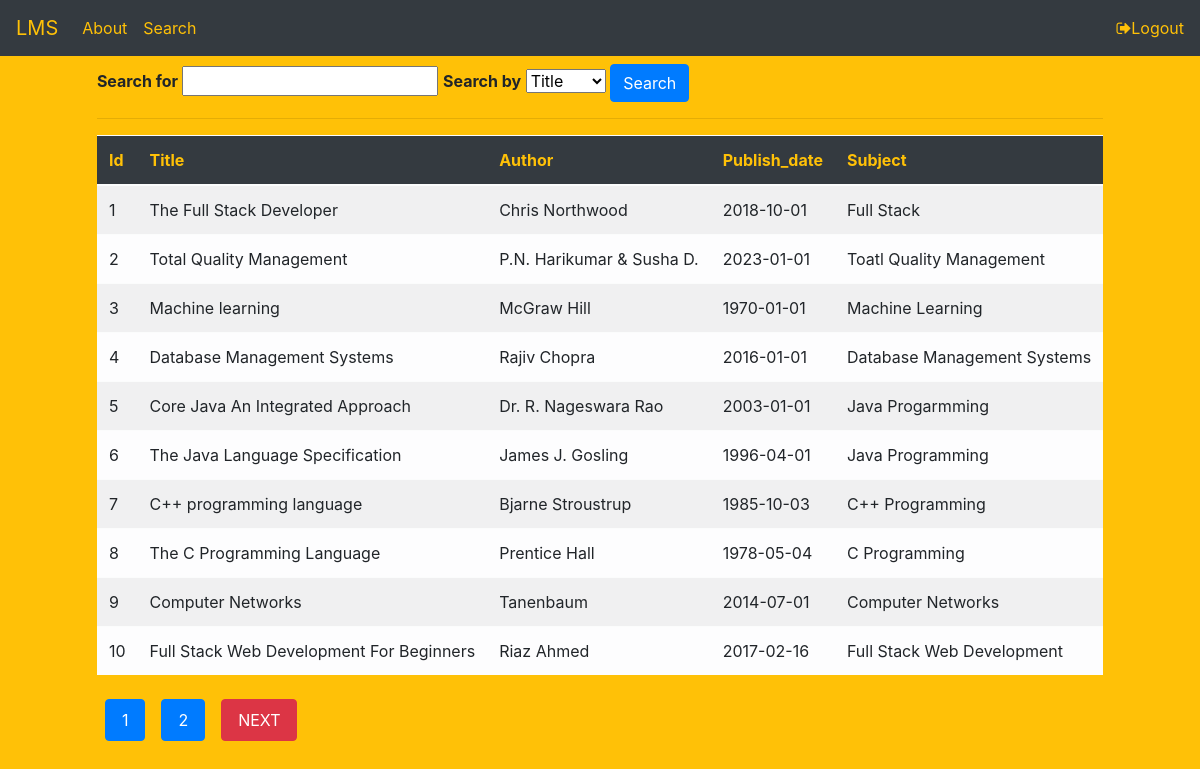
Screenshot of /search.php with the database file from the repository.
### tables this page shows
CREATE TABLE `search` (
  `id` int(11) NOT NULL,
  `title` varchar(255) NOT NULL,
  `author` varchar(255) NOT NULL,
  `publish_date` date NOT NULL,
  `subject` varchar(255) NOT NULL
);

### search.php (the view, shortened to what this page needs)
<?php
require_once('database.php');
    if(isset($_GET['page']))
    {
        $page =$_GET['page'];
    }
    else{
        $page = 1;
    }
    $num_per_page =10;
    $start_from = ($page-1)*$num_per_page;
    $query = "SELECT * FROM search LIMIT $start_from, $num_per_page";
    $result = mysqli_query($conn,$query);
?>
<!DOCTYPE html>
<html lang="en">
<head>
    <link rel="stylesheet" href="https://cdn.jsdelivr.net/npm/bootstrap@4.6.2/dist/css/bootstrap.min.css">
  <link rel="stylesheet" href="https://cdnjs.cloudflare.com/ajax/libs/font-awesome/4.7.0/css/font-awesome.min.css">
</head>
<body class="bg-warning">
<nav class="navbar navbar-expand-sm bg-dark">
  <ul class="navbar-nav">
        <div class="navbar-header">
            <a class="navbar-brand text-warning" href="#">LMS</a>
        </div>
        <li class="nav-item">
            <a class="nav-link active text-warning" href="about.php">About</a>
        </li>
        <li class="nav-item">
            <a class="nav-link text-warning" href="search.php">Search</a>
        </li>
    </ul>
    <ul class="navbar-nav ml-auto">
        <a href="logout.php" class="text-warning"><i class="fa fa-sign-out text-warning"></i>Logout</a>
    </ul>
</nav>
<div class="container justify-content-center">
    <div class="row justify-content-center">
        <div class="col-md-10bg-light mt-2 rounded">
			<form method="POST" action="searchaction.php">
	  <label for="search-word"><strong>Search for</strong></label>
	  <input type="text" id="search-word" name="search-word">
	  <label for="search-column"><strong>Search by</strong></label>
	  <select id="search-column" name="search-column">
	    <option value="title">Title</option>
	  </select>
	  <input type="submit" class="btn btn-primary" value="Search"><br>
      <hr>
	</form>
            <table class="table table-hover table-light table-striped" id="table-data">
                <thead class="bg-dark text-warning">
                    <tr>
                        <th>Id</th>
                        <th>Title</th>
                        <th>Author</th>
                        <th>Publish_date</th>
                        <th>Subject</th>
                    </tr>
                </thead>
                <tbody>
                    <?php
                        while($row=$result->fetch_assoc())
                        {
                    ?>
                    <tr>
                        <td><?= $row['id']; ?></td>
                        <td><?= $row['title']; ?></td>
                        <td><?= $row['author']; ?></td>
                        <td><?= $row['publish_date']; ?></td>
                        <td><?= $row['subject']; ?></td>
                    </tr>
                    <?php } ?>
                </tbody>
            </table>
            <?php
    $pr_query ="SELECT * FROM search";
    $pr_result = mysqli_query($conn,$pr_query);
    $total_record = mysqli_num_rows($pr_result);
    $total_page = ceil( $total_record/$num_per_page);
    for($i=1;$i<=$total_page;$i++)
    {
        echo "<a href='search.php?page=".$i."' class='btn btn-primary py-2 px-3 m-2 '>$i</a>";
    }
    if($i>$page)
    {
        echo "<a href='search.php?page=".($page+1)."' class='btn btn-danger py-2 px-3 m-2'>NEXT</a>";
    }
?>
        </div>
    </div>
</div>
</body>
</html>

### search.php (style rules this page uses)
.container { align-items: center; justify-content: center; }

### rows the page displays
search: id "1", title "The Full Stack Developer", author "Chris Northwood", publish_date "2018-10-01", subject "Full Stack"
search: id "2", title "Total Quality Management", author "P.N. Harikumar & Susha D.", publish_date "2023-01-01", subject "Toatl Quality Management"
search: id "3", title "Machine learning", author "McGraw Hill", publish_date "1970-01-01", subject "Machine Learning"
search: id "4", title "Database Management Systems", author "Rajiv Chopra", publish_date "2016-01-01", subject "Database Management Systems"
search: id "5", title "Core Java An Integrated Approach", author "Dr. R. Nageswara Rao", publish_date "2003-01-01", subject "Java Progarmming"
search: id "6", title "The Java Language Specification", author "James J. Gosling", publish_date "1996-04-01", subject "Java Programming"
search: id "7", title "C++ programming language", author "Bjarne Stroustrup", publish_date "1985-10-03", subject "C++ Programming"
search: id "8", title "The C Programming Language", author "Prentice Hall", publish_date "1978-05-04", subject "C Programming"
search: id "9", title "Computer Networks", author "Tanenbaum", publish_date "2014-07-01", subject "Computer Networks"
search: id "10", title "Full Stack Web Development For Beginners", author "Riaz Ahmed", publish_date "2017-02-16", subject "Full Stack Web Development"
